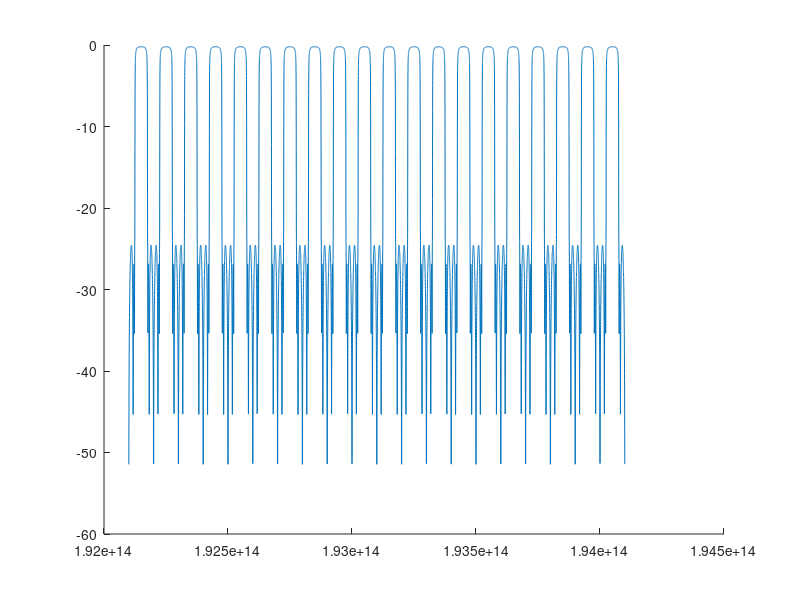

Reproduce this figure in MATLAB.
% clear,clc
% close all;
% kr=0.6;
% kl=0.5;
% k1=1;
% k3=0.31451;
% phi1=0.5*2*pi;
% phi3=0.5*2*pi;
% phid=0;
% t=1;
% fFSR=320e9;
kr=0.5;
kl=0.5;
k1=0.8673;
k2=0.09;
k3=0.393;
phi1=0.5*2*pi;
phi2=0.5*2*pi;
phi3=0.5*2*pi;
phid=0;
t=0.979888;
fFSR=100e9;

H1=[sqrt(1-kr) -j*sqrt(kr);
   -j*sqrt(kr) sqrt(1-kr) ];
H3=[sqrt(1-kl) -j*sqrt(kl);
   -j*sqrt(kl) sqrt(1-kl) ];

Au=@(w) (sqrt(1-k1)-t^2.*exp(-j.*w).^2.*exp(-j*phi1))./(1-sqrt(1-k1).*t^2.*exp(-j.*w).^2.*exp(-j*phi1)).*(sqrt(1-k2)-t^2.*exp(-j.*w).^2.*exp(-j*phi2))./(1-sqrt(1-k2).*t^2.*exp(-j.*w).^2.*exp(-j*phi2));
Al=@(w) (sqrt(1-k3)-t^2.*exp(-j.*w).^2.*exp(-j*phi3))./(1-sqrt(1-k3).*t^2.*exp(-j.*w).^2.*exp(-j*phi3)).*t.*exp(-j.*w).^1.*exp(-j.*phid);
s=10;
w1=-20*pi;
w2=20*pi;
w=w1:0.006285:w2;
len=length(w);
w=w1-0.006285;

for i=1:len
  w=w+0.006285; 
  H2=[Au(w)  0;
    0   Al(w)];
H=H1*H2*H3;
H11(i)=H(1,1);
H12(i)=H(1,2);
H21(i)=H(2,1);
H22(i)=H(2,2);
end
frequency_f=linspace(193.1e12-s*fFSR-12.5e9,193.1e12+s*fFSR-12.5e9,len);


% figure
% plot((phase(H21)./2./pi))

hold on
amplitude_y=20*log10(abs(H11));
%  plot(frequency_f,amplitude_y,'r')
%%%%%%%%%%%%%   no phase response  %%%%%%%%%%%%%%%%%
t=length(amplitude_y);    %  know the length of the number for measured filter
% phase_y=phase(H11)./2./pi;
%%%%%%%%%%%%%%% test over %%%%%%%%%%%%%%%%
%   phase_y=phase_y.*360;


frequency_f=linspace(193.1e12-s*fFSR,193.1e12+s*fFSR,len);
% phase_y=zeros(1,19995);
plot(frequency_f.', amplitude_y)

% data_filter = [frequency_f.' amplitude_y.' phase_y.'];
% 
%  save(['VSB_RAMZI','.txt'],'data_filter','-ascii','-double');
 
%  a= fliplr(abs(fftshift(fft(H21,1000))));
%  plot(a./17.4) 